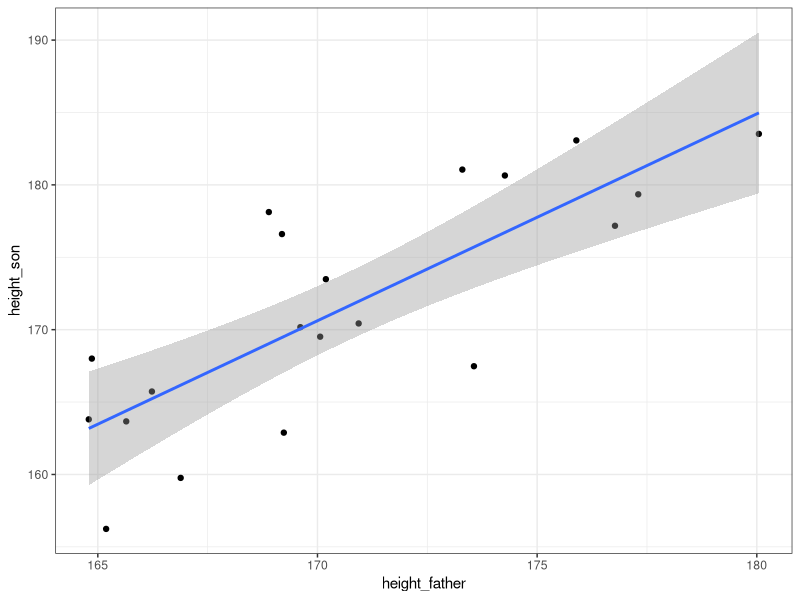
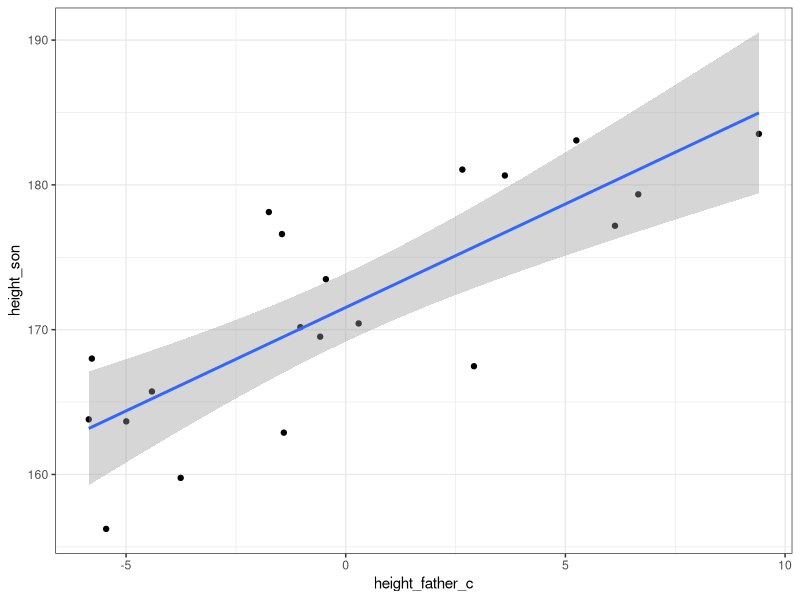
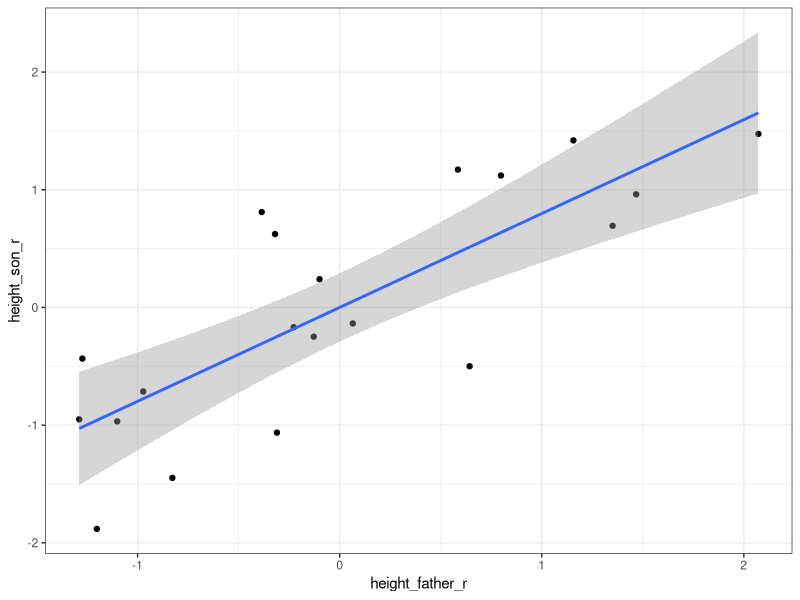
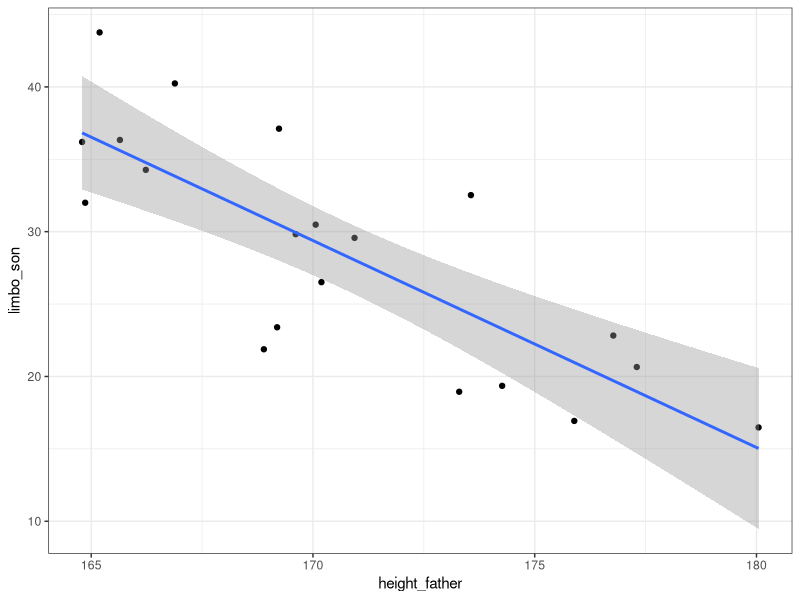
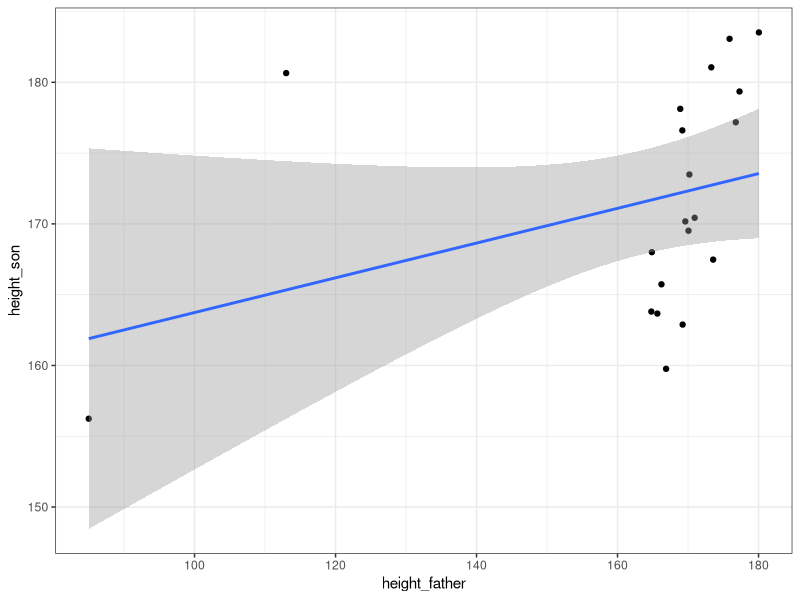

Recreate these plots in R, in order.
# plot
# predict
# CI / error / t / p

# -- head -- #

library(tidyverse)
library(broom)

# -- functions -- #

plotLM = function(dat,x,y){
  dat %>% 
    ggplot(aes({{x}},{{y}})) +
    geom_point() +
    geom_smooth(method = 'lm') +
    theme_bw()
}

# -- read -- #

d1 = read_tsv('dat/l2d1.tsv')
d2 = read_tsv('dat/l2d2.tsv')
d3 = read_tsv('dat/l2d3.tsv')
d4 = read_tsv('dat/l2d4.tsv')
d5 = read_tsv('dat/l2d5.tsv')

# -- main -- #

# d1: heights, not centered
plotLM(d1,height_father,height_son)
with(d1, cor(height_father,height_son))
lm1 = lm(height_son ~ height_father, data = d1)
lm1
summary(lm1)
tidy(lm1, conf.int = T)
# intercept: a nulla centis apa gyermeke

# d2: heights, f centered
plotLM(d2,height_father_c,height_son)
with(d2, cor(height_father_c,height_son))
lm2 = lm(height_son ~ height_father_c, data = d2)
lm2
tidy(lm2, conf.int = T)

# d3: heights, f scaled
plotLM(d3,height_father_r,height_son_r)
with(d3, cor(height_father_r,height_son_r))
lm3 = lm(height_son_r ~ height_father_r, data = d3)
lm3
tidy(lm3, conf.int = T)

# d4: limbo!
plotLM(d4,height_father,limbo_son)
with(d4, cor(height_father,limbo_son))
lm4 = lm(limbo_son ~ height_father, data = d4)
summary(lm4)
tidy(lm4, conf.int = T)

# d5: outliers
plotLM(d5,height_father,height_son)
with(d5, cor(height_father,height_son))
lm5 = lm(height_son ~ height_father, data = d5)
tidy(lm5, conf.int = T)

# and now we predict
str(d1)
predict(lm1)
predict(lm1, tibble(height_father = 195))


predict(lm2)
predict(lm2, tibble(height_father_c = 195))

# sampling
# confint!
# Confidence intervals tell you about how well you have determined the mean. Assume that the data really are randomly sampled from a Gaussian distribution. If you do this many times, and calculate a confidence interval of the mean from each sample, you'd expect about 95 % of those intervals to include the true value of the population mean. The key point is that the confidence interval tells you about the likely location of the true population parameter.
# 
# Prediction intervals tell you where you can expect to see the next data point sampled. Assume that the data really are randomly sampled from a Gaussian distribution. Collect a sample of data and calculate a prediction interval. Then sample one more value from the population. If you do this many times, you'd expect that next value to lie within that prediction interval in 95% of the samples.The key point is that the prediction interval tells you about the distribution of values, not the uncertainty in determining the population mean. 
# r2
# model sum of squares, or SSM /  total sum of squares, or SST
summary(lm1)
confint(lm1)
predict(lm1, tibble(height_father = 195), interval='confidence')
predict(lm2, tibble(height_father_c = 195), interval='confidence')
